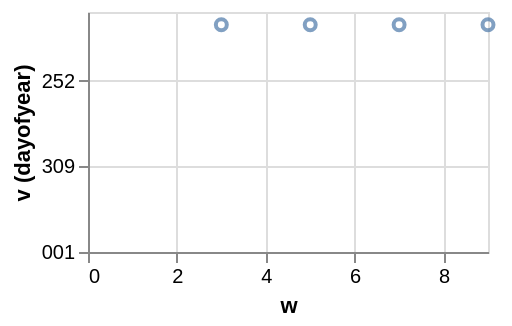

Specify this chart in Vega-Lite:
### Vega-Lite specification from a JSON file in a GitHub repository (floating-point values rounded to 4 significant figures)
{"$schema": "https://vega.github.io/schema/vega-lite/v6.json", "width": 200, "height": 120, "data": {"values": [{"c": "alpha", "v": 28, "w": 3, "t": "2024-01-07"}, {"c": "beta", "v": 55, "w": 7, "t": "2024-03-19"}, {"c": "gamma", "v": 43, "w": 5, "t": "2024-06-02"}, {"c": "delta", "v": 91, "w": 9, "t": "2024-09-11"}]}, "mark": {"type": "point"}, "encoding": {"x": {"field": "w", "type": "quantitative"}, "y": {"field": "v", "type": "quantitative", "timeUnit": "dayofyear"}}}
